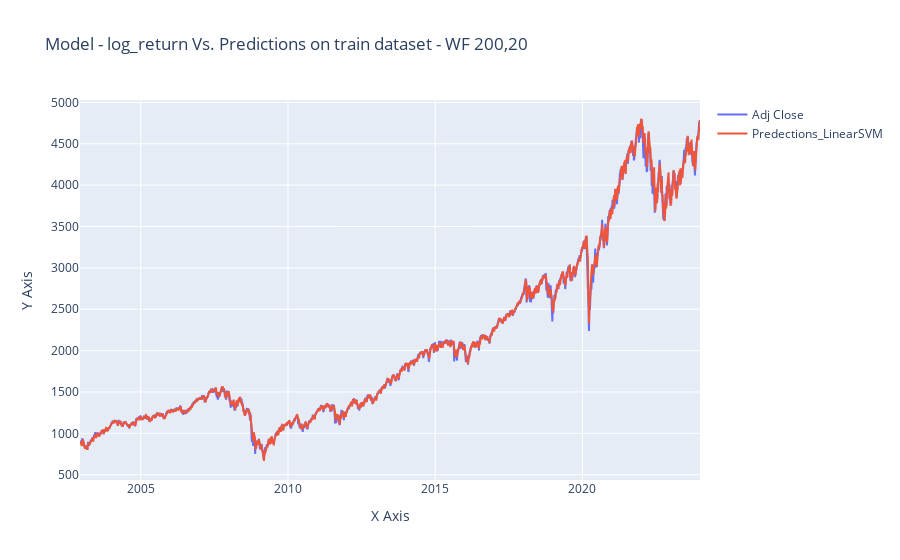

Notebook source saved alongside this figure:
### Code cell
# Assuming df is your DataFrame containing the data
# Replace 'feature1' and 'feature2' with the names of the features you want to plot
feature1 = 'Adj Close'
feature2 = 'Predections_LinearSVM'

# Create line plot
fig = go.Figure(data=go.Scatter(
    x=sp500_d_includes_results.index,  # Assuming the index represents x-axis values
    y=sp500_d_includes_results[feature1],
    mode='lines',
    name=feature1
))

# Add another line plot for the second feature
fig.add_trace(go.Scatter(
    x=sp500_d_includes_results.index,  # Assuming the index represents x-axis values
    y=sp500_d_includes_results[feature2],
    mode='lines',
    name=feature2
))

# Customize layout
fig.update_layout(
    title='Model - log_return Vs. Predictions on train dataset - WF 200,20',
    xaxis=dict(title='X Axis'),  # Customize x-axis label
    yaxis=dict(title='Y Axis'),  # Customize y-axis label
    hovermode='closest'
)

# Show plot
fig.show()

### Figure 1 — Plotly figure (JSON) as saved in the notebook; plotly's stock layout.template omitted (floating-point values rounded to 4 significant figures; data arrays with more than 128 entries replaced by an {"elided": "..."} marker saying what was removed)
{"data": [{"mode": "lines", "name": "Adj Close", "type": "scatter", "x": {"elided": "5300 str values"}, "y": {"elided": "5300 float values"}}, {"mode": "lines", "name": "Predections_LinearSVM", "type": "scatter", "x": {"elided": "5300 str values"}, "y": {"elided": "5300 float values"}}], "layout": {"hovermode": "closest", "title": {"text": "Model - log_return Vs. Predictions on train dataset - WF 200,20"}, "xaxis": {"title": {"text": "X Axis"}}, "yaxis": {"title": {"text": "Y Axis"}}}}
